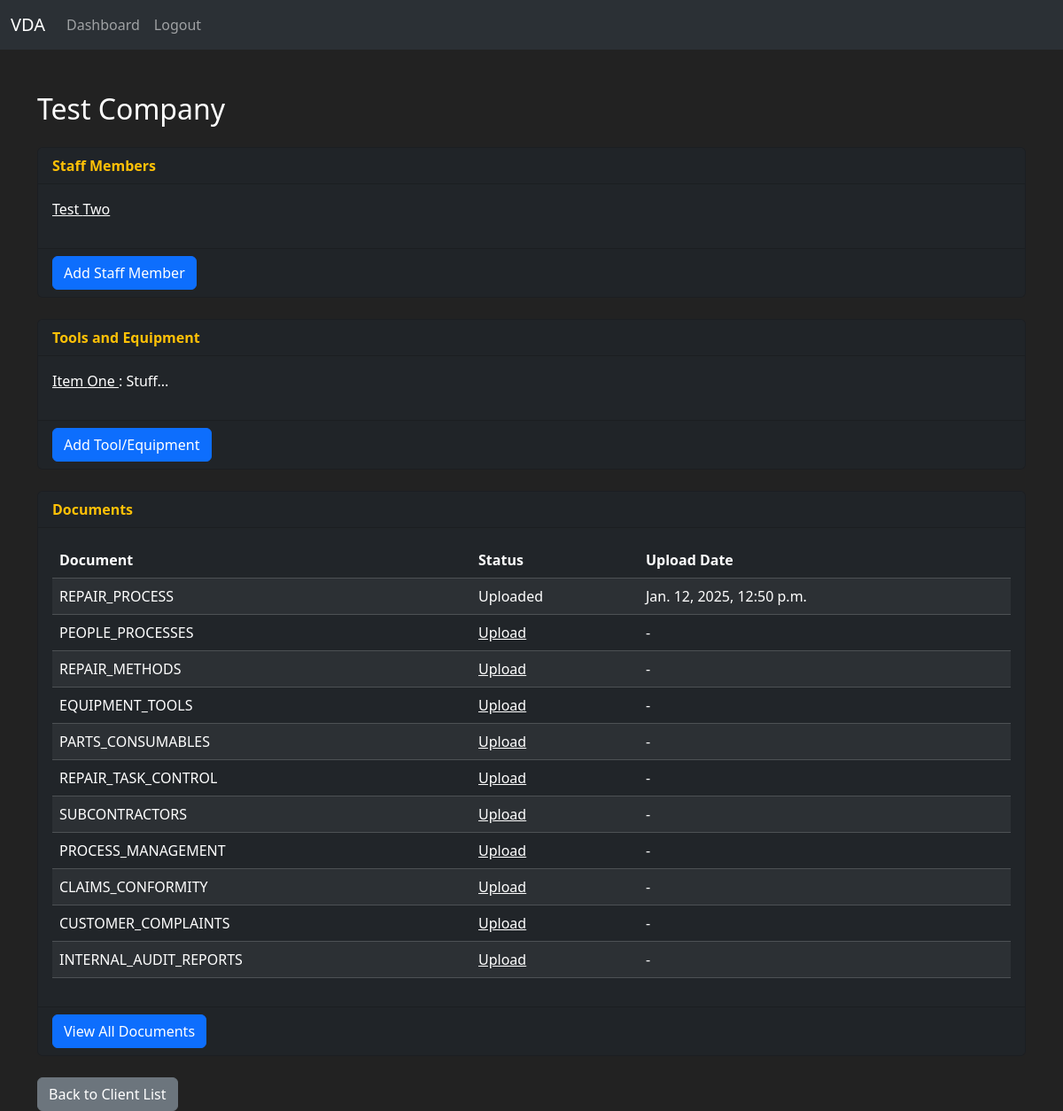
/client/1/, run on the app's committed database.
### vda/models.py (models this page shows, shortened)
class Client(models.Model):
    company_name = models.CharField(max_length=255, unique=True)
    address_line_1 = models.CharField(max_length=255, blank=True, null=True)
    address_line_2 = models.CharField(max_length=255, blank=True, null=True)
    town = models.CharField(max_length=100, blank=True, null=True)
    county = models.CharField(max_length=100, blank=True, null=True)
    postcode = models.CharField(max_length=20, blank=True, null=True)
    phone_number = models.CharField(max_length=20, blank=True, null=True)

class Staff(models.Model):
    first_name = models.CharField(max_length=100)
    last_name = models.CharField(max_length=100)
    client = models.ForeignKey(Client, on_delete=models.CASCADE, related_name='staff')

class ToolEquipment(models.Model):
    client = models.ForeignKey(Client, on_delete=models.CASCADE, related_name='tools_equipment')
    make = models.CharField(max_length=255)
    model = models.CharField(max_length=255)
    description = models.TextField(blank=True, null=True)

class Document(models.Model):
    client = models.ForeignKey(Client, on_delete=models.CASCADE, related_name='documents')
    category = models.CharField(
        max_length=50,
        choices=[(category.name, category.value) for category in DocumentCategory],
        unique=True
    )
    file = models.FileField(upload_to='uploads/documents/', blank=True, null=True)
    upload_date = models.DateTimeField(blank=True, null=True)

### vda/views.py (the view)
# urls.py: path('client/<int:client_id>/', views.client_detail, name='client_detail'),
def client_detail(request, client_id):
    client = get_object_or_404(Client, id=client_id)
    users = client.user_set.all()  # Retrieve associated users
    staff_members = client.staff.all()  # Retrieve associated staff
    tools_equipment = client.tools_equipment.all()  # Retrieve tools and equipment
    documents = Document.objects.filter(client=client)
    document_status = {category.name: None for category in DocumentCategory}
    for doc in documents:
        document_status[doc.category] = doc
    return render(
        request,
        'client_detail.html',
        {
            'client': client,
            'users': users,
            'staff_members': staff_members,
            'tools_equipment': tools_equipment,
            'document_status': document_status,
        }
    )

### vda/templates/client_detail.html (shortened to what this page needs)
{% extends 'base.html' %}
{% block content %}
<div class="container mt-5">
    <h2 class="text-white">{{ client.company_name }}</h2>
    <div class="card bg-dark text-white my-4">
        <div class="card-header text-warning">
            Staff Members
        </div>
        <div class="card-body">
            {% if staff_members %}
                <ul class="list-unstyled">
                    {% for staff in staff_members %}
                        <li>
                            <a href="{% url 'staff_profile' staff.id %}" class="text-white">
                                {{ staff.first_name }} {{ staff.last_name }}
                            </a>
                        </li>
                    {% endfor %}
                </ul>
            {% else %}
                <p>No staff members are associated with this client.</p>
            {% endif %}
        </div>
        <div class="card-footer">
            <a href="{% url 'create_staff' client.id %}" class="btn btn-primary">Add Staff Member</a>
        </div>
    </div>
    <div class="card bg-dark text-white my-4">
        <div class="card-header text-warning">
            Tools and Equipment
        </div>
        <div class="card-body">
            <ul class="list-unstyled">
                {% for tool in client.tools_equipment.all %}
                    <li>
                        <a href="{% url 'equipment_detail' tool.id %}" class="text-white">
                            {{ tool.make }} {{ tool.model }}
                        </a>
                        : {{ tool.description }}
                    </li>
                {% endfor %}
            </ul>
        </div>
        <div class="card-footer">
            <a href="{% url 'create_tool_equipment' client.id %}" class="btn btn-primary">Add Tool/Equipment</a>
        </div>
    </div>
    <div class="card bg-dark text-white my-4">
        <div class="card-header text-warning">
            Documents
        </div>
        <div class="card-body">
            <table class="table table-dark table-striped">
                <thead>
                    <tr>
                        <th>Document</th>
                        <th>Status</th>
                        <th>Upload Date</th>
                    </tr>
                </thead>
                <tbody>
                    {% for category, document in document_status.items %}
                        <tr>
                            <td>{{ category|capfirst }}</td>
                            {% if document %}
                                <td>Uploaded</td>
                                <td>{{ document.upload_date }}</td>
                            {% else %}
                                <td>
                                    <a href="{% url 'upload_document' client.id category %}" class="text-white">
                                        Upload
                                    </a>
                                </td>
                                <td>-</td>
                            {% endif %}
                        </tr>
                    {% endfor %}
                </tbody>
            </table>
        </div>
        <div class="card-footer">
            <a href="{% url 'document_list' client.id %}" class="btn btn-primary">View All Documents</a>
        </div>
    </div>
    <a href="{% url 'client_list' %}" class="btn btn-secondary">Back to Client List</a>
</div>
{% endblock %}

### vda/templates/base.html (shortened to what this page needs)
<!DOCTYPE html>
<html lang="en">
<head>
    {% load static %}
    <link rel="stylesheet" href="{% static 'css/styles.css' %}">
    {% load static %}
    <link rel="stylesheet" href="{% static 'css/bootstrap.min.css' %}">
</head>
<body>
    <header>
        <nav data-bs-theme="dark" class="navbar navbar-expand-lg bg-body-tertiary">
            <div class="container-fluid">
              <a class="navbar-brand" href="#">VDA</a>
              <div class="collapse navbar-collapse" id="navbarNav">
                <ul class="navbar-nav">
                  <li class="nav-item">
                    <a class="nav-link" href="{% url 'dashboard' %}">Dashboard</a>
                  </li>
                  <li class="nav-item">
                    <a class="nav-link" href="{% url 'logout' %}">Logout</a>
                  </li>
                </ul>
              </div>
            </div>
          </nav>
    </header>
    <main>
        {% block content %}
        {% endblock %}
    </main>
    {% load static %}
</body>
</html>

### vda/static/css/styles.css (style rules this page uses)
*, *::after, *::before { margin: 0; padding: 0; box-sizing: border-box; }
body { background-color: #222 !important; color: #eee !important; }
.card-header { font-weight: bold; }

### data on the page
Client: company_name "Test Company"
Staff: first_name "Test", last_name "Two"
ToolEquipment: make "Item", model "One", description "Stuff..."
Document: category "REPAIR_PROCESS", upload_date "Jan. 12, 2025, 12:50 p.m."

### other printed values
{{ category|capfirst }} "PEOPLE_PROCESSES" "REPAIR_METHODS" "EQUIPMENT_TOOLS" "PARTS_CONSUMABLES" "REPAIR_TASK_CONTROL" "SUBCONTRACTORS" "PROCESS_MANAGEMENT" "CLAIMS_CONFORMITY" "CUSTOMER_COMPLAINTS" "INTERNAL_AUDIT_REPORTS"
